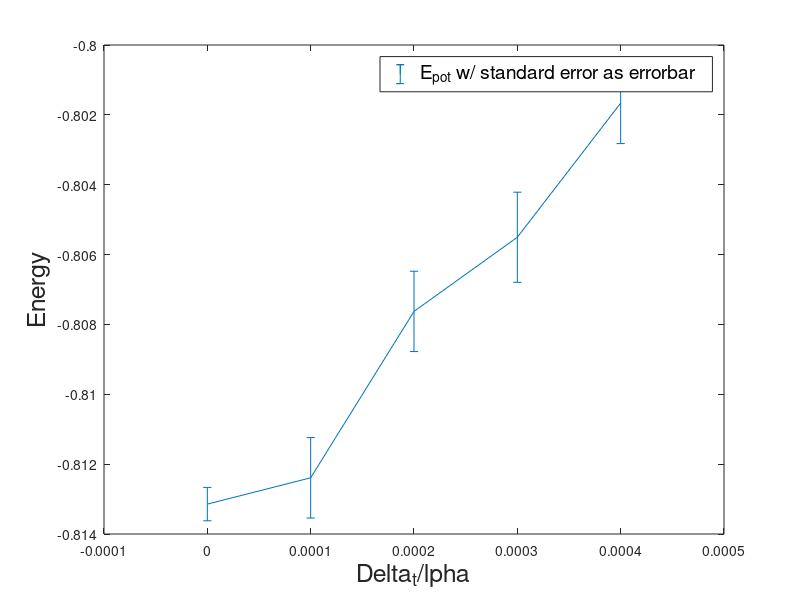

The MATLAB script that drew this image:
clear
close all
alpha = 10.0;

% potential energy, standard error
data_mc = [-0.813144, 0.00095619];
data_brown_dt_0_001 = [-0.812391, 0.00230368];
data_brown_dt_0_002 = [-0.807627, 0.00229925];
data_brown_dt_0_003 = [-0.805504, 0.00258021];
data_brown_dt_0_004 = [-0.801663, 0.00231858];

dt = [0.001, 0.002, 0.003, 0.004];

xdata = [0, dt./alpha];
ydata = [data_mc(1), data_brown_dt_0_001(1), data_brown_dt_0_002(1), ...
    data_brown_dt_0_003(1), data_brown_dt_0_004(1)];
edata = [data_mc(2),data_brown_dt_0_001(2), data_brown_dt_0_002(2), ...
    data_brown_dt_0_003(2), data_brown_dt_0_004(2)];

figure(1);
% use halve edata as the total width of error bar is 2*err originally
errorbar(xdata,ydata,edata./2);
xlabel("\Delta_t/\alpha", "FontSize", 18);
ylabel("Energy", "FontSize", 18);
legend("E_{pot} w/ standard error as errorbar", "FontSize", 14);
